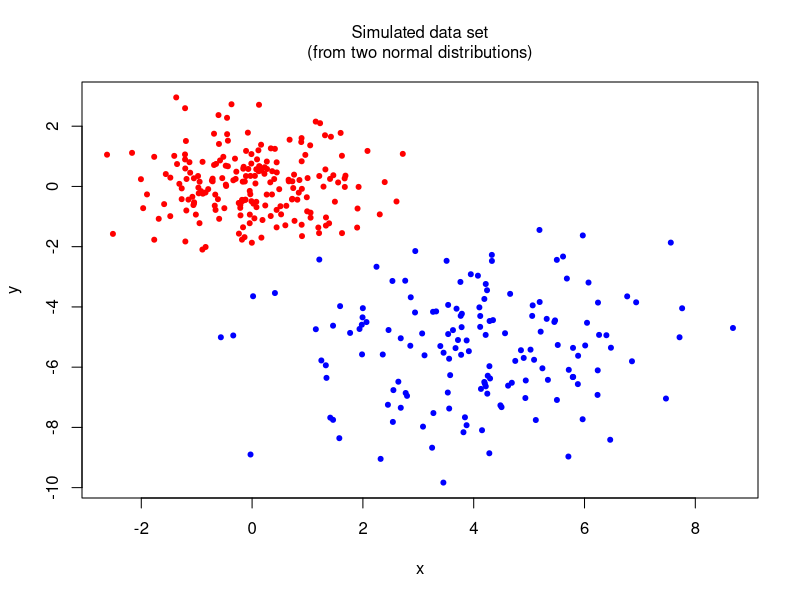
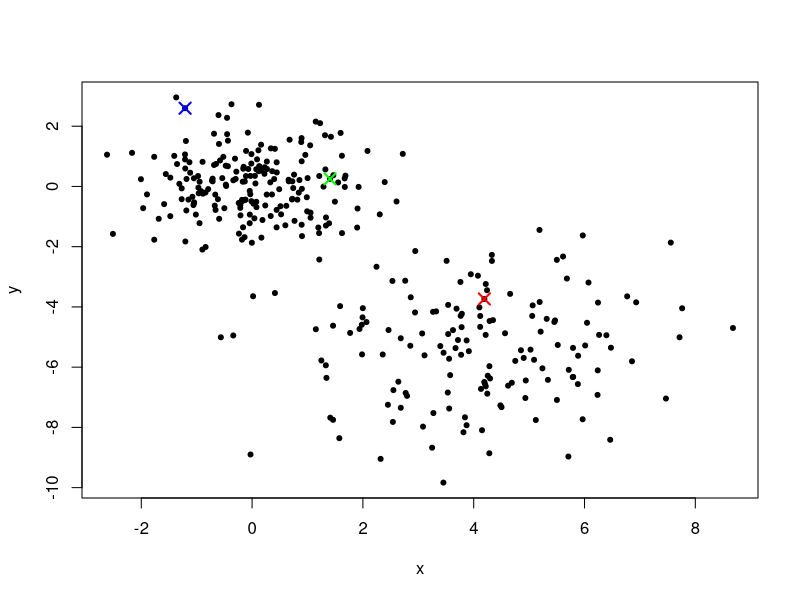
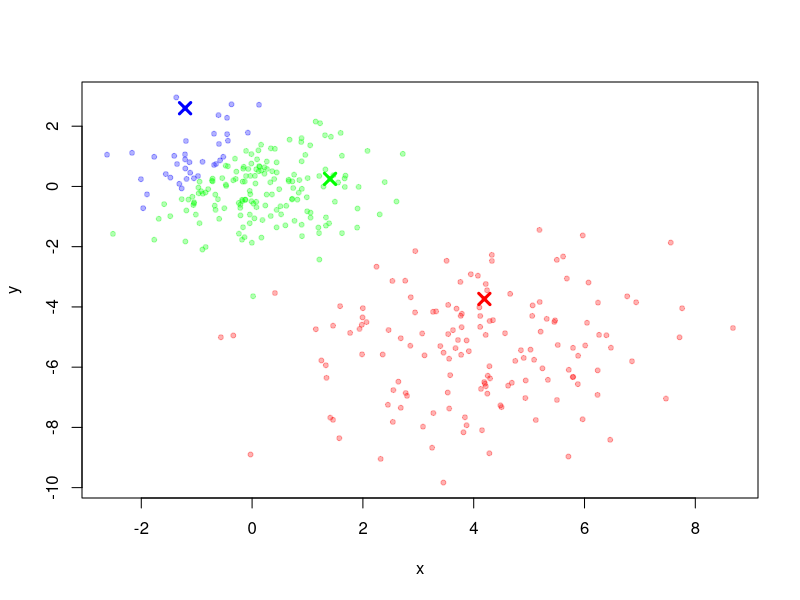
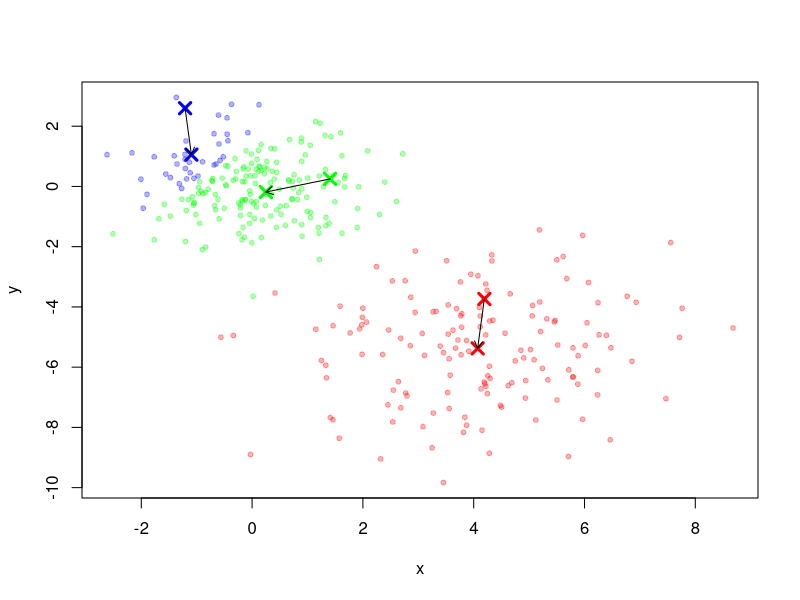
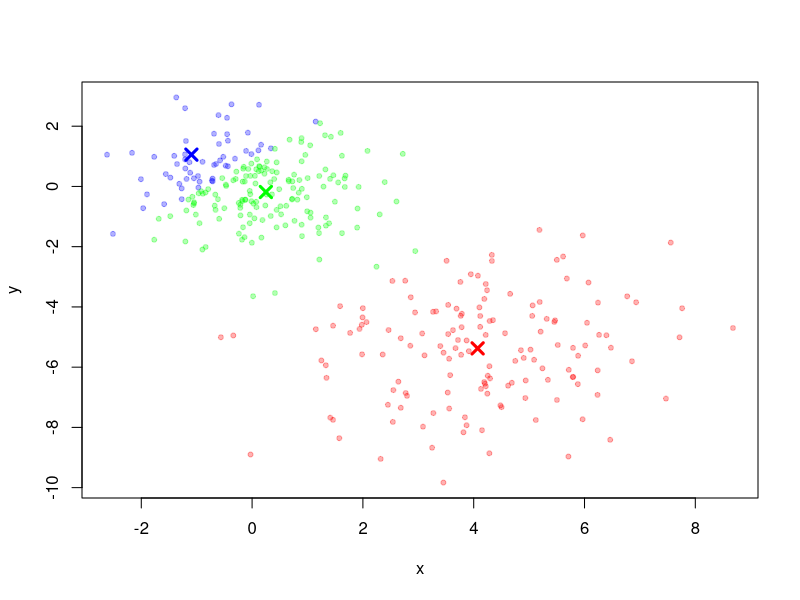
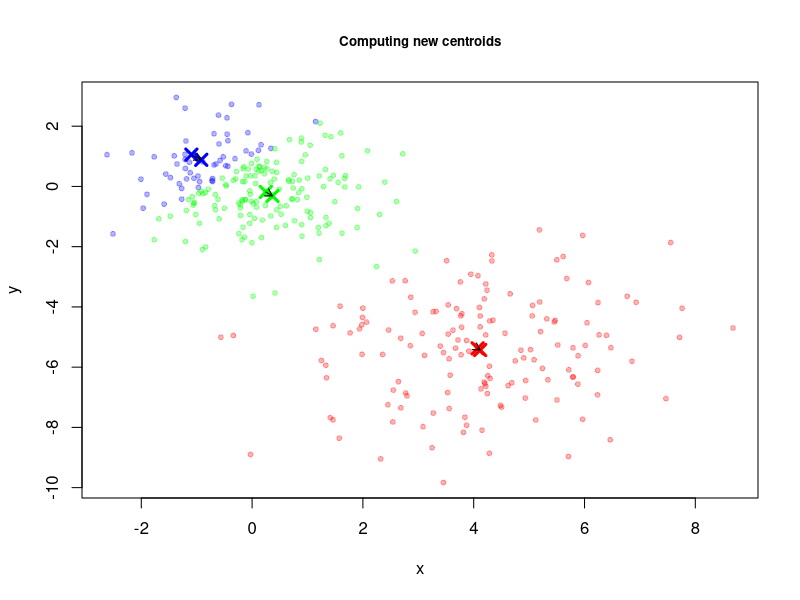
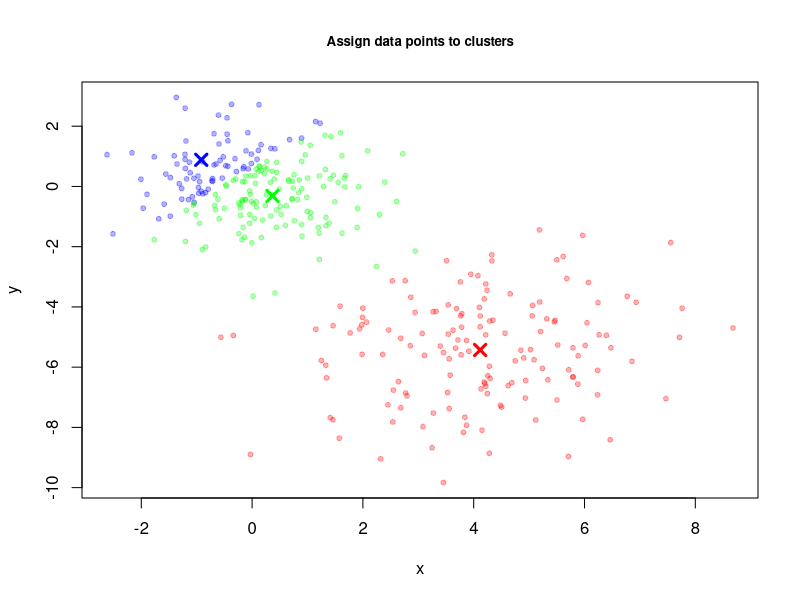
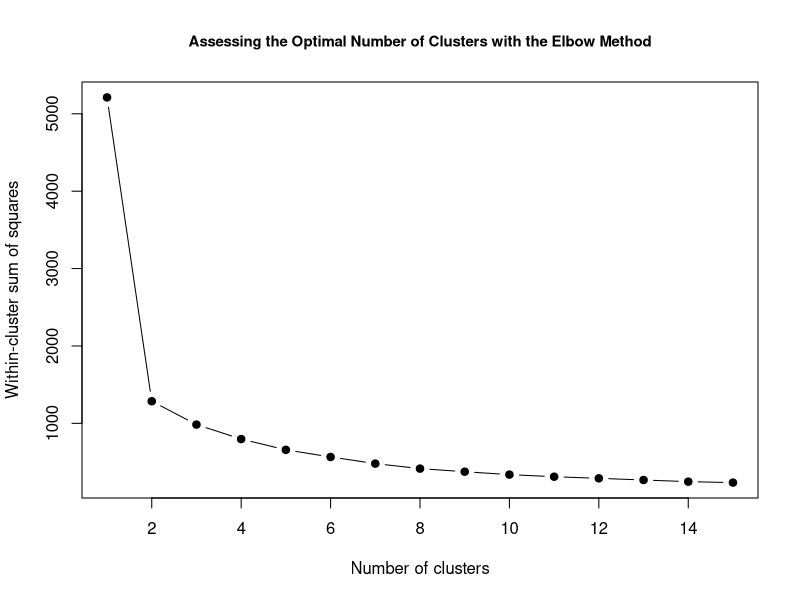

Source code (R) for these figures, in order:
#K means Clustering and K-medoids
#Kmeans is most used
#K->number of clusters needed
set.seed(2018);library(MASS)
x<-mvrnorm(200,c(0,0),diag(1,2))
y<-mvrnorm(150,c(4,-5),diag(3,2))
data<-rbind(x,y)
plot(data,type="n",xlab="x",ylab="y")
true.label<-c(rep(1,200),rep(2,150))
mtext("Simulated data set",line=2)
mtext("(from two normal distributions)",line=1)
points(data[true.label==1,],col="red",pch=20)
points(data[true.label==2,],col="blue",pch=20)

#kmeans
set.seed(2020)
k<-3 #number of clusters
n<-nrow(data) # number of rows
start.ind<-sample(1:n,k) # take a sample of size/length k out of the n rows

start.centres<-data[start.ind,] # use the indices from the previous sample to select
# the data points that will represent the centers
# of each cluster
plot(data,pch=20,xlab="x",ylab="y")
points(start.centres,pch=4,col=c("red","blue","green"),cex=1.5,lwd=2)
#understanding purposes only, simple kmeans command available in r
#Function to find the latest assignment of points to clusters
#based on the current cluster centres
find.clust.assign<-function(data,clust.centres){
  #Assume rows of data are observations, cols are variables.
  #Assume rows of clust.centres are each cluster, cols are variables.
  n<-nrow(data)
  k<-nrow(clust.centres)
  temp<-rbind(data,clust.centres)
  d<-as.matrix(dist(temp))
  #d will be a distance matrix between all pairs of points and cluster centers
  #The last k rows will be the distances between the points and the cluster centres
  #and the distance between the cluster centres themselves
  centre.dist<-d[(n+1):(n+k),-c((n+1):(n+k))]
  #Find out which of the k cluster centres is closest to each point
  assign.clust<-apply(centre.dist,2,which.min)
  return(assign.clust)
}

#Function to find the latest cluster centres
#based on the current assignment of points to clusters
find.clust.centre<-function(data,assign.clust){
  #Assume rows of data are obs., cols are vars.
  #Assume assign.clust is a vector of length equal to the no. of obs.
  #Assume that the cluster numbers in assign.clust run from 1 up to the number of clusters
  k<-max(assign.clust)
  d<-ncol(data)
  clust.centres<-matrix(NA,k,d)
  for(j in 1:k) {
    #For each cluster average the points assigned to that cluster
    clust.centres[j,]<-apply(data[assign.clust==j,],2,mean)
  }
  return(clust.centres)
}


#Function to find the latest cluster centres
#based on the current assignment of points to clusters
find.clust.centre<-function(data,assign.clust){
  #Assume rows of data are obs., cols are vars.
  #Assume assign.clust is a vector of length equal to the no. of obs.
  #Assume that the cluster numbers in assign.clust run from 1 up to the number of clusters
  k<-max(assign.clust)
  d<-ncol(data)
  clust.centres<-matrix(NA,k,d)
  for(j in 1:k) {
    #For each cluster average the points assigned to that cluster
    clust.centres[j,]<-apply(data[assign.clust==j,],2,mean)
  }
  return(clust.centres)
}
first.assign<-find.clust.assign(data,start.centres)
plot(data,type="n",xlab="x",ylab="y")
points(data[first.assign==1,],col=adjustcolor("red",alpha=0.3),pch=20)
points(data[first.assign==2,],col=adjustcolor("blue",alpha=0.3),pch=20)
points(data[first.assign==3,],col=adjustcolor("green",alpha=0.3),pch=20)
points(start.centres,pch=4,col=c("red","blue","green"),cex=1.5,lwd=3)


#Let’s start with computing the new centroids of each cluster.
plot(data,type="n",xlab="x",ylab="y")
points(data[first.assign==1,],col=adjustcolor("red",alpha=0.3),pch=20)
points(data[first.assign==2,],col=adjustcolor("blue",alpha=0.3),pch=20)
points(data[first.assign==3,],col=adjustcolor("green",alpha=0.3),pch=20)
first.centres<-find.clust.centre(data,first.assign)
points(start.centres,pch=4,col=c("red","blue","green"),cex=1.5,lwd=3)
points(first.centres,pch=4,col=c("red","blue","green"),cex=1.5,lwd=3)
arrows(start.centres[,1],start.centres[,2],first.centres[,1],first.centres[,2],
       code=2,length=0.08,lwd=1)
#NWe now allocate each data point to the cluster whose centroid is closest.
second.assign<-find.clust.assign(data,first.centres)
plot(data,type="n",xlab="x",ylab="y")
points(data[second.assign==1,],col=adjustcolor("red",alpha=0.3),pch=20)
points(data[second.assign==2,],col=adjustcolor("blue",alpha=0.3),pch=20)
points(data[second.assign==3,],col=adjustcolor("green",alpha=0.3),pch=20)
points(first.centres,pch=4,col=c("red","blue","green"),cex=1.5,lwd=3)
#visualize changes
plot(data,type="n",main="Computing new centroids",xlab="x",ylab="y",cex.main=0.8)
points(data[second.assign==1,],col=adjustcolor("red",alpha=0.3),pch=20)
points(data[second.assign==2,],col=adjustcolor("blue",alpha=0.3),pch=20)
points(data[second.assign==3,],col=adjustcolor("green",alpha=0.3),pch=20)
second.centres<-find.clust.centre(data,second.assign)
points(first.centres,pch=4,col=c("red","blue","green"),cex=1.5,lwd=3)
points(second.centres,pch=4,col=c("red","blue","green"),cex=1.5,lwd=3)
arrows(first.centres[,1],first.centres[,2],second.centres[,1],second.centres[,2],
       code=2,length=0.08,lwd=1)


#Now, we can re-allocate each data point again to the nearest cluster.
third.assign<-find.clust.assign(data,second.centres)
plot(data,type="n",main="Assign data points to clusters",xlab="x",ylab="y",cex.main=0.8)
points(data[third.assign==1,],col=adjustcolor("red",alpha=0.3),pch=20)
points(data[third.assign==2,],col=adjustcolor("blue",alpha=0.3),pch=20)
points(data[third.assign==3,],col=adjustcolor("green",alpha=0.3),pch=20)
points(second.centres,pch=4,col=c("red","blue","green"),cex=1.5,lwd=3)
#If we want to continue this procedure (even though we don't have to)
#third.centres<-find.clust.centre(data,third.assign)

#Kmeans in R
set.seed(1984)
mydata <- data
wss <- (nrow(mydata)-1)*sum(apply(mydata,2,var)) #total sum of squares
for (i in 2:15) wss[i] <- kmeans(mydata, centers=i, nstart=100)$tot.withinss
plot(1:15, wss, type="b", pch=20, cex=1.5, cex.main=0.9,
     xlab="Number of clusters", ylab="Within-cluster sum of squares",
     main="Assessing the Optimal Number of Clusters with the Elbow Method")

set.seed(1984)
km2 <- kmeans(data, 2, nstart=100)
km2

plot(data, col=(km2$cluster +1), main="K-means result with 2 clusters",
     pch=20, cex=2, xlab="x",ylab="y", cex.main=0.8)

#silhoutte plot for interpretting
library(cluster)
cluster.labels.2 <- km2$cluster
si2 <- silhouette(cluster.labels.2, dist(data))
summary(si2)
plot(si2)

set.seed(1984)
km3 <- kmeans(data, 3, nstart=100)
km3
cluster.labels.3 <- km3$cluster
si3 <- silhouette(cluster.labels.3, dist(data))
summary(si3)
plot(si3)



#Kmediod - partitioning around medoids

library(cluster)
# To fit k-medoids for 2 clusters:
res.pam <- pam(data, 2)
plot(res.pam)

